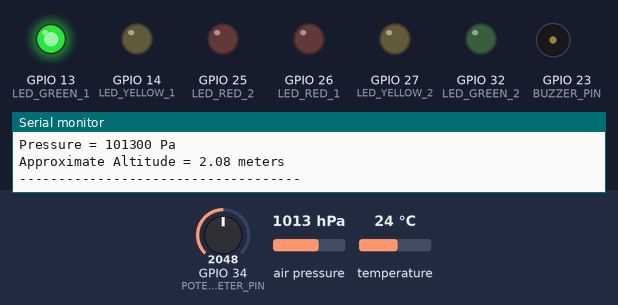
Bench run of a sketch on a simulated ESP32. Shown: output pins drawn as LEDs (lit = HIGH), buzzer (waves = sounding), the last lines printed to the serial monitor. The test bench sets the inputs (shaded band); at power-on: air pressure 1013 hPa, GPIO 34 (POTENTIOMETER_PIN) = 2048, temperature 24 °C.

Above: at 1.2 s.
1.3 s: air pressure set to 1016 hPa
At 3.4 s:
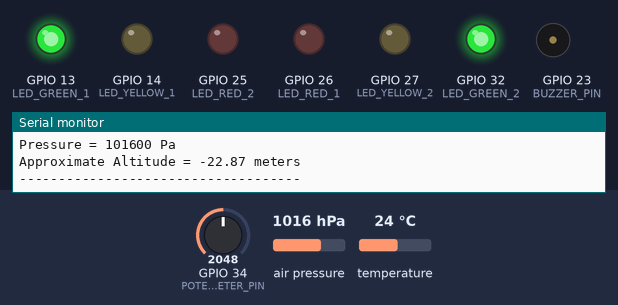
3.7 s: air pressure set to 1018 hPa
5.6 s: air pressure set to 1021 hPa
At 7.7 s:
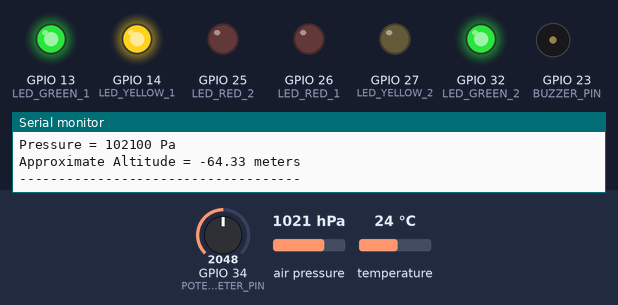
8.0 s: air pressure set to 1024 hPa
At 9.5 s:
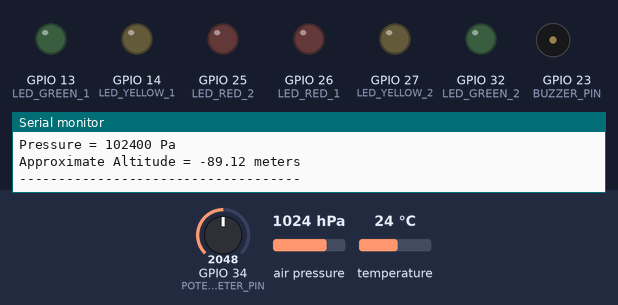
10.1 s: air pressure set to 1048 hPa
At 12.1 s:
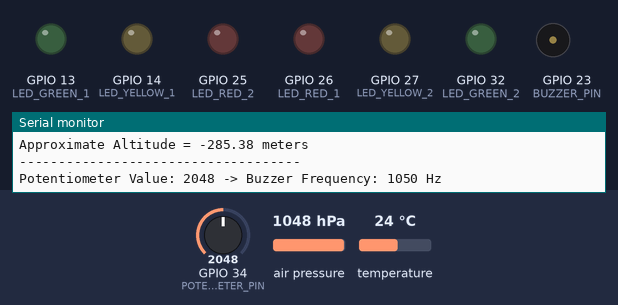
14.3 s: air pressure set to 1025 hPa
At 16.2 s:
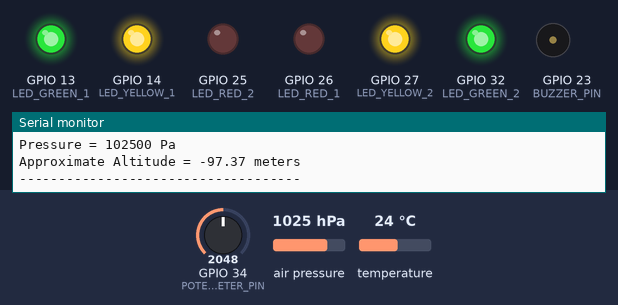
Timing chart, 0 to 17.7 s (numbered marks = the images above; inputs shaded):
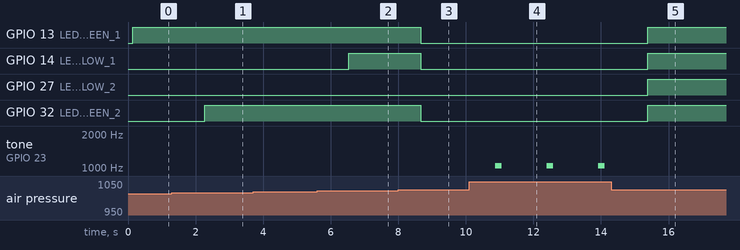

Measured:
- the behaviour switches between 1014 and 1015 hPa on air pressure (found by bisection; images 0 and 1)
- the behaviour switches between 1019 and 1020 hPa on air pressure (found by bisection; images 1 and 2)
- the behaviour switches between 1022 and 1023 hPa on air pressure (found by bisection; images 2 and 3)
- after the input at 1.3 s, GPIO 32 (LED_GREEN_2): LOW → HIGH after 0.97 s
- after the input at 5.6 s, GPIO 14 (LED_YELLOW_1): LOW → HIGH after 0.94 s
- after the input at 8.0 s, GPIO 13 (LED_GREEN_1), GPIO 14 (LED_YELLOW_1), GPIO 32 (LED_GREEN_2): HIGH → LOW after 0.67 s
- after the input at 10.1 s, tone on GPIO 23 (BUZZER_PIN): alternates 1050 Hz for 0.20 s and silent for 1.3 s, starting after 0.77 s
- after the input at 14.3 s, GPIO 13 (LED_GREEN_1), GPIO 14 (LED_YELLOW_1), GPIO 27 (LED_YELLOW_2), GPIO 32 (LED_GREEN_2): LOW → HIGH after 1.1 s; tone on GPIO 23 (BUZZER_PIN): stops changing and stays silent

The sketch:

Projeto-BMP180.ino
```cpp
#include <Wire.h>
#include <Adafruit_BMP085.h>

const int LED_GREEN_1 = 13;
const int LED_GREEN_2 = 32;
const int LED_YELLOW_1 = 14;
const int LED_YELLOW_2 = 27;
const int LED_RED_1 = 26;
const int LED_RED_2 = 25;
const int BUZZER_PIN = 23;
const int POTENTIOMETER_PIN = 34;

Adafruit_BMP085 bmp;

void setup() {
  Serial.begin(9600);

  pinMode(LED_GREEN_1, OUTPUT);
  pinMode(LED_GREEN_2, OUTPUT);
  pinMode(LED_YELLOW_1, OUTPUT);
  pinMode(LED_YELLOW_2, OUTPUT);
  pinMode(LED_RED_1, OUTPUT);
  pinMode(LED_RED_2, OUTPUT);
  pinMode(BUZZER_PIN, OUTPUT);

  if (!bmp.begin()) {
    Serial.println("BMP180 Sensor not found. Please check connections!");
    while (true);
  }

  Serial.println("BMP180 Sensor initialized successfully!");
  Serial.println("------------------------------------");
}

void loop() {
  float temperature = bmp.readTemperature();
  long pressure = bmp.readPressure();
  float altitude = bmp.readAltitude(101325);

  Serial.print("Temperature = ");
  Serial.print(temperature);
  Serial.println(" *C");

  Serial.print("Pressure = ");
  Serial.print(pressure);
  Serial.println(" Pa");

  Serial.print("Approximate Altitude = ");
  Serial.print(altitude);
  Serial.println(" meters");

  Serial.println("------------------------------------");

  // --- LED Logic based on Pressure ---
  digitalWrite(LED_GREEN_1, LOW);
  digitalWrite(LED_GREEN_2, LOW);
  digitalWrite(LED_YELLOW_1, LOW);
  digitalWrite(LED_YELLOW_2, LOW);
  digitalWrite(LED_RED_1, LOW);
  digitalWrite(LED_RED_2, LOW);

  // Use a switch-like structure with if-else if for pressure ranges
  if (pressure >= 101300 && pressure < 101500) {
    digitalWrite(LED_GREEN_1, HIGH);
  } else if (pressure >= 101500 && pressure < 102000) {
    digitalWrite(LED_GREEN_1, HIGH);
    digitalWrite(LED_GREEN_2, HIGH);
  } else if (pressure >= 102000 && pressure < 102250) {
    digitalWrite(LED_GREEN_1, HIGH);
    digitalWrite(LED_GREEN_2, HIGH);
    digitalWrite(LED_YELLOW_1, HIGH);
  } else if (pressure >= 102500 && pressure < 102750) {
    digitalWrite(LED_GREEN_1, HIGH);
    digitalWrite(LED_GREEN_2, HIGH);
    digitalWrite(LED_YELLOW_1, HIGH);
    digitalWrite(LED_YELLOW_2, HIGH);
  } else if (pressure >= 102750 && pressure < 103000) {
    digitalWrite(LED_GREEN_1, HIGH);
    digitalWrite(LED_GREEN_2, HIGH);
    digitalWrite(LED_YELLOW_1, HIGH);
    digitalWrite(LED_YELLOW_2, HIGH);
    digitalWrite(LED_RED_1, HIGH);
  } else if (pressure >= 103000 && pressure < 103250) {
    digitalWrite(LED_GREEN_1, HIGH);
    digitalWrite(LED_GREEN_2, HIGH);
    digitalWrite(LED_YELLOW_1, HIGH);
    digitalWrite(LED_YELLOW_2, HIGH);
    digitalWrite(LED_RED_1, HIGH);
    digitalWrite(LED_RED_2, HIGH);
  }

  // --- Buzzer Logic controlled by Potentiometer ---
  if (pressure > 103000) {
    int potValue = analogRead(POTENTIOMETER_PIN);
    int frequency = map(potValue, 0, 4095, 100, 2000);

    Serial.print("Potentiometer Value: ");
    Serial.print(potValue);
    Serial.print(" -> Buzzer Frequency: ");
    Serial.print(frequency);
    Serial.println(" Hz");

    tone(BUZZER_PIN, frequency);
    delay(200);
    noTone(BUZZER_PIN);
    delay(200);
  } else {
    noTone(BUZZER_PIN);
  }
  delay(1000);
}
```
